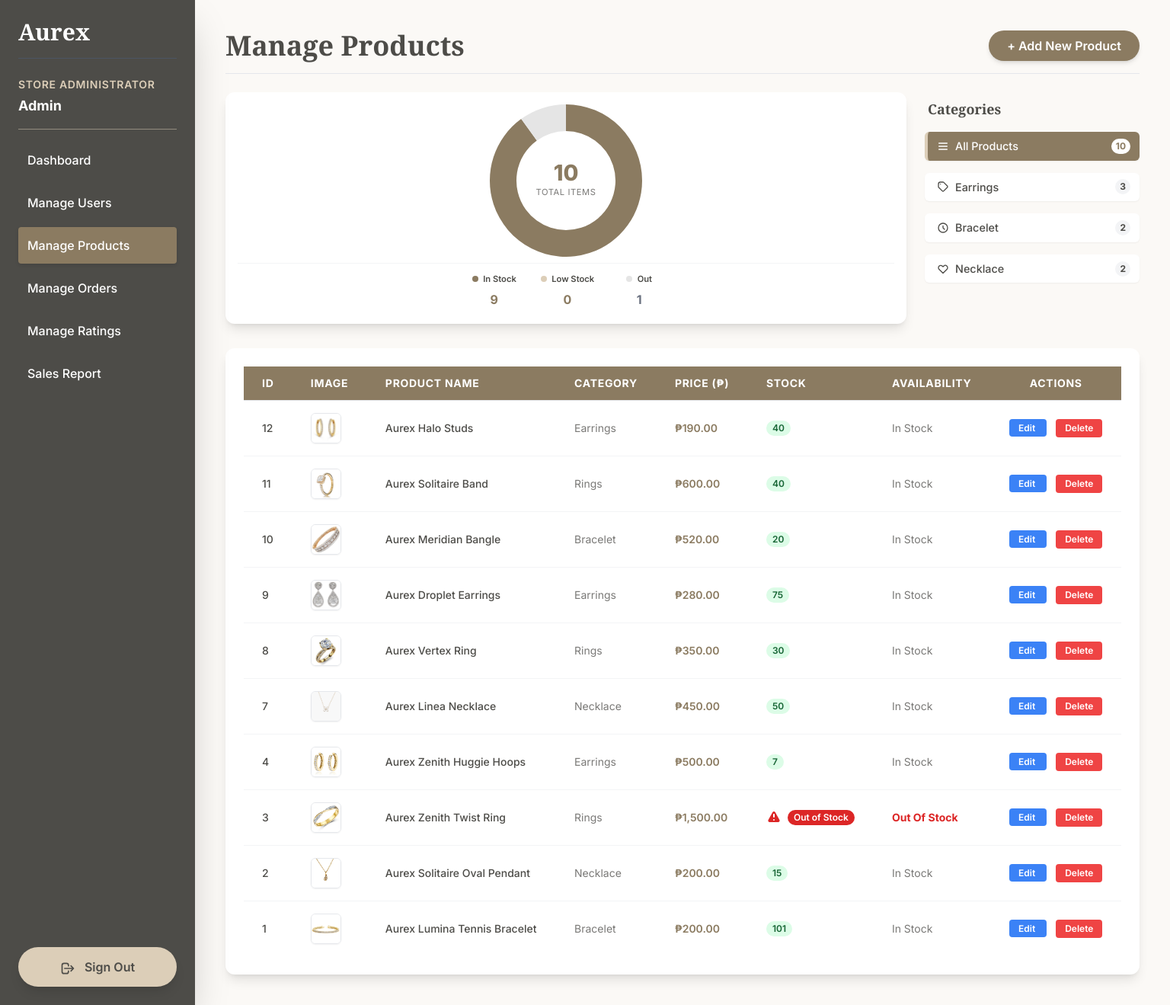
The app's page /manage_products.php (signed in) with its own data.
### tables this page shows
CREATE TABLE `user` (
  `User_ID` int(11) NOT NULL,
  `Name` varchar(255) NOT NULL,
  `Email` varchar(255) NOT NULL,
  `Password` varchar(255) DEFAULT NULL,
  `Phone` int(11) DEFAULT NULL,
  `Address` varchar(255) DEFAULT NULL,
  `Profile_Picture` varchar(255) DEFAULT NULL,
  `Role` varchar(255) NOT NULL,
  `Is_Logged_In` tinyint(1) NOT NULL DEFAULT 0,
  `user_secret_key` varchar(255) DEFAULT NULL,
  `last_2fa_verification` datetime DEFAULT NULL,
  `google_id` varchar(255) DEFAULT NULL
);

CREATE TABLE `product` (
  `Product_ID` int(11) NOT NULL,
  `Category_ID` int(11) NOT NULL,
  `Name` varchar(255) NOT NULL,
  `Description` varchar(255) NOT NULL,
  `Price` int(11) NOT NULL,
  `Stock` varchar(255) NOT NULL,
  `Availability` varchar(255) NOT NULL,
  `Images` varchar(255) NOT NULL,
  `Rating` varchar(255) NOT NULL,
  `Avg_Rating` decimal(3,2) DEFAULT 0.00,
  `Rating_Count` int(11) DEFAULT 0
);

CREATE TABLE `category` (
  `Category_ID` int(11) NOT NULL,
  `Category_Name` varchar(255) NOT NULL
);

### manage_products.php (the view, shortened to what this page needs)
<?php
require_once 'db_connect.php';
$user_id = $_SESSION['User_ID'];
$stmt = $pdo->prepare("SELECT Name, Role FROM user WHERE User_ID = :user_id");
$stmt->bindParam(':user_id', $user_id, PDO::PARAM_INT);
$stmt->execute();
$user = $stmt->fetch();
$userName = htmlspecialchars($user['Name'] ?? 'Admin');
$stmt_products = $pdo->prepare("
  SELECT
      p.Product_ID,
      p.Name AS ProductName,
      p.Description,
      p.Price,
      p.Stock,
      p.Availability,
      p.Images,
      c.Category_Name
  FROM product p
  JOIN category c ON p.Category_ID = c.Category_ID
  ORDER BY p.Product_ID DESC
");
$stmt_products->execute();
$products = $stmt_products->fetchAll();
$allProductsCount = count($products);
$earringsCount = count(array_filter($products, function ($p) {
    return strtolower($p['Category_Name']) === 'earrings';
}));
$braceletCount = count(array_filter($products, function ($p) {
    return strtolower($p['Category_Name']) === 'bracelet';
}));
$necklaceCount = count(array_filter($products, function ($p) {
    return strtolower($p['Category_Name']) === 'necklace';
}));
$inStockCount = 0;
$lowStockCount = 0;
$outOfStockCount = 0;
foreach ($products as $p) {
    if ($p['Stock'] > 5) {
        $inStockCount++;
    } elseif ($p['Stock'] > 0 && $p['Stock'] <= 5) {
        $lowStockCount++;
    } else {
        $outOfStockCount++;
    }
}
?>
<!DOCTYPE html>
<html lang="en">
<head>
    <script src="https://cdn.tailwindcss.com"></script>
</head>
<body class="flex antialiased">
    <div class="w-64 admin-sidebar h-screen p-6 fixed flex flex-col shadow-2xl z-20">
        <h1 class="font-serif text-white text-3xl font-bold mb-6 border-b border-gray-600 pb-4">Aurex</h1>
        <div class="text-white mb-4 border-b border-teal-light/50 pb-4">
            <p class="font-semibold text-sm text-teal-light uppercase tracking-wider">Store Administrator</p>
            <p class="text-lg font-bold text-white mt-1"><?= $userName ?></p>
        </div>
        <ul class="space-y-2 flex-grow">
            <li><a href="admin_dashboard.php"
                    class="block p-3 rounded text-white hover:bg-brand-teal hover:shadow-md transition-all">
                    <span class="font-medium">Dashboard</span>
                </a></li>
            <li><a href="manage_users.php"
                    class="block p-3 rounded text-white hover:bg-brand-teal hover:shadow-md transition-all">
                    <span class="font-medium">Manage Users</span>
                </a></li>
            <li><a href="manage_products.php" class="block p-3 rounded text-white nav-active transition-all">
                    <span class="font-medium">Manage Products</span>
                </a></li>
            <li><a href="manage_orders.php"
                    class="block p-3 rounded text-white hover:bg-brand-teal hover:shadow-md transition-all">
                    <span class="font-medium">Manage Orders</span>
                </a></li>
            <li><a href="manage_ratings.php"
                    class="block p-3 rounded text-white hover:bg-brand-teal hover:shadow-md transition-all">
                    <span class="font-medium">Manage Ratings</span>
                </a></li>
            <li><a href="manage_report.php"
                    class="block p-3 rounded text-white hover:bg-brand-teal hover:shadow-md transition-all">
                    <span class="font-medium">Sales Report</span>
                </a></li>
        </ul>
        <a href="logout.php" class="mt-auto block w-full text-center p-3 rounded-full logout-btn shadow-lg">
            <svg class="w-5 h-5 inline-block mr-2" fill="none" stroke="currentColor" viewBox="0 0 24 24"
                xmlns="http://www.w3.org/2000/svg">
                <path stroke-linecap="round" stroke-linejoin="round" stroke-width="2"
                    d="M17 16l4-4m0 0l-4-4m4 4H7m6 4v1a3 3 0 01-3 3H6a3 3 0 01-3-3V7a3 3 0 013-3h4a3 3 0 013 3v1">
                </path>
            </svg>
            Sign Out
        </a>
    </div>
    <div class="flex-1 ml-64 p-10">
        <div class="flex justify-between items-center mb-6 border-b border-gray-200 pb-4">
            <h2 class="font-serif text-4xl font-bold text-brand-dark">Manage Products</h2>
            <a href="edit_product.php"
                class="bg-brand-teal text-white px-6 py-2 rounded-full font-semibold hover:bg-opacity-90 transition-colors shadow-md">
                + Add New Product
            </a>
        </div>
        <div class="grid grid-cols-1 md:grid-cols-12 gap-6 mb-8 items-start">
            <div class="md:col-span-9 bg-white p-4 rounded-xl shadow-lg">
                <div class="chart-wrapper">
                    <canvas id="stockPieChart"></canvas>
                    <div class="chart-center-text">
                        <div class="chart-number" id="chartNumber"><?= $allProductsCount ?></div>
                        <div class="chart-label" id="chartLabel">Total Items</div>
                    </div>
                </div>
                <div class="chart-legend">
                    <div class="legend-item" onclick="resetFilter()">
                        <div class="legend-header">
                            <div class="legend-dot" style="background-color: #8B7B61;"></div>
                            <span>In Stock</span>
                        </div>
                        <div class="legend-value text-brand-teal"><?= $inStockCount ?></div>
                    </div>
                    <div class="legend-item" onclick="resetFilter()">
                        <div class="legend-header">
                            <div class="legend-dot" style="background-color: #DCCEB8;"></div>
                            <span>Low Stock</span>
                        </div>
                        <div class="legend-value text-brand-teal"><?= $lowStockCount ?></div>
                    </div>
                    <div class="legend-item" onclick="resetFilter()">
                        <div class="legend-header">
                            <div class="legend-dot" style="background-color: #E5E5E5;"></div>
                            <span>Out</span>
                        </div>
                        <div class="legend-value text-gray-500"><?= $outOfStockCount ?></div>
                    </div>
                </div>
            </div>
            <div class="md:col-span-3 flex flex-col gap-2 pt-2">
                <h3 class="font-serif text-lg font-bold text-brand-dark mb-2 px-1">Categories</h3>
                <div class="filter-item active" data-filter="all">
                    <div class="flex items-center gap-2">
                        <svg xmlns="http://www.w3.org/2000/svg" class="h-4 w-4 text-current" fill="none"
                            viewBox="0 0 24 24" stroke="currentColor">
                            <path stroke-linecap="round" stroke-linejoin="round" stroke-width="2"
                                d="M4 6h16M4 12h16M4 18h16" />
                        </svg>
                        <span class="filter-text">All Products</span>
                    </div>
                    <span class="count-badge"><?= $allProductsCount ?></span>
                </div>
                <div class="filter-item" data-filter="earrings">
                    <div class="flex items-center gap-2">
                        <span class="filter-text">Earrings</span>
                    </div>
                    <span class="count-badge"><?= $earringsCount ?></span>
                </div>
                <div class="filter-item" data-filter="bracelet">
                    <div class="flex items-center gap-2">
                        <svg xmlns="http://www.w3.org/2000/svg" class="h-4 w-4 text-current" fill="none"
                            viewBox="0 0 24 24" stroke="currentColor">
                            <path stroke-linecap="round" stroke-linejoin="round" stroke-width="2"
                                d="M12 8v4l3 3m6-3a9 9 0 11-18 0 9 9 0 0118 0z" />
                        </svg>
                        <span class="filter-text">Bracelet</span>
                    </div>
                    <span class="count-badge"><?= $braceletCount ?></span>
                </div>
                <div class="filter-item" data-filter="necklace">
                    <div class="flex items-center gap-2">
                        <span class="filter-text">Necklace</span>
                    </div>
                    <span class="count-badge"><?= $necklaceCount ?></span>
                </div>
            </div>
        </div>
        <div class="bg-white p-6 rounded-xl shadow-lg overflow-x-auto">
            <table class="min-w-full divide-y divide-gray-200">
                <thead class="table-header">
                    <tr>
                        <th class="px-6 py-3 text-left text-sm uppercase tracking-wider">ID</th>
                        <th class="px-6 py-3 text-left text-sm uppercase tracking-wider">Image</th>
                        <th class="px-6 py-3 text-left text-sm uppercase tracking-wider">Product Name</th>
                        <th class="px-6 py-3 text-left text-sm uppercase tracking-wider">Category</th>
                        <th class="px-6 py-3 text-left text-sm uppercase tracking-wider">Price (₱)</th>
                        <th class="px-6 py-3 text-left text-sm uppercase tracking-wider">Stock</th>
                        <th class="px-6 py-3 text-left text-sm uppercase tracking-wider">Availability</th>
                        <th class="px-6 py-3 text-center text-sm uppercase tracking-wider">Actions</th>
                    </tr>
                </thead>
                <tbody class="bg-white divide-y divide-gray-100" id="productTableBody">
                    <?php if (empty($products)): ?>
                        <tr>
                            <td colspan="8" class="px-6 py-10 text-center text-brand-subtext text-lg">No products found in
                                the catalog. Start by adding a new one!</td>
                        </tr>
                    <?php else: ?>
                        <?php foreach ($products as $product): ?>
                            <?php
                            $stockClass = '';
                            $stockLabel = htmlspecialchars($product['Stock']);
                            $stockTextClass = 'text-brand-subtext';
                            $rowClass = '';
                            if ($product['Stock'] > 5) {
                                $stockClass = 'bg-green-100 text-green-800';
                            } elseif ($product['Stock'] > 0 && $product['Stock'] <= 5) {
                                $stockClass = 'bg-yellow-100 text-yellow-800';
                            } else {
                                $stockClass = 'bg-red-600 text-white';
                                $stockLabel = 'Out of Stock';
                                $rowClass = 'row-out-of-stock animate-pulse-red-strong';
                                $stockTextClass = 'text-red-700 font-bold';
                            }
                            $product_image_url = !empty($product['Images']) ? htmlspecialchars($product['Images']) : 'https://placehold.co/50x50/F3F4F6/3A3A3A?text=No+Img';
                            ?>
                            <tr data-category="<?= strtolower(htmlspecialchars($product['Category_Name'])) ?>"
                                data-stock="<?= htmlspecialchars($product['Stock']) ?>" class="<?= $rowClass ?>">
                                <td class="px-6 py-4 whitespace-nowrap text-sm font-medium text-brand-dark">
                                    <?= htmlspecialchars($product['Product_ID']) ?></td>
                                <td class="px-6 py-4 whitespace-nowrap">
                                    <img src="<?= $product_image_url ?>" alt="<?= htmlspecialchars($product['ProductName']) ?>"
                                        class="h-10 w-10 rounded-md object-cover shadow-sm border border-gray-200">
                                </td>
                                <td class="px-6 py-4 whitespace-nowrap text-sm font-medium text-brand-dark">
                                    <?= htmlspecialchars($product['ProductName']) ?></td>
                                <td class="px-6 py-4 whitespace-nowrap text-sm text-brand-subtext">
                                    <?= htmlspecialchars($product['Category_Name']) ?></td>
                                <td class="px-6 py-4 whitespace-nowrap text-sm font-semibold text-brand-teal">
                                    ₱<?= number_format($product['Price'], 2) ?></td>
                                <td class="px-6 py-4 whitespace-nowrap text-sm <?= $stockTextClass ?>">
                                    <div class="flex items-center gap-2">
                                        <span
                                            class="px-2 inline-flex text-xs leading-5 font-semibold rounded-full <?= $stockClass ?>">
                                            <?= $stockLabel ?>
                                        </span>
                                    </div>
                                </td>
                                <td
                                    class="px-6 py-4 whitespace-nowrap text-sm text-brand-subtext capitalize <?= ($product['Stock'] == 0) ? 'text-red-600 font-bold' : '' ?>">
                                    <?= htmlspecialchars($product['Availability']) ?>
                                </td>
                                <td class="px-6 py-4 whitespace-nowrap text-center text-sm font-medium space-x-3">
                                    <a href="edit_product.php?id=<?= $product['Product_ID'] ?>"
                                        class="px-3 py-1 bg-blue-500 text-white rounded text-xs font-semibold hover:bg-blue-600 transition-colors">
                                        Edit
                                    </a>
                                    <button
                                        class="delete-product-btn px-3 py-1 bg-red-500 text-white rounded text-xs font-semibold hover:bg-red-600 transition-colors"
                                        data-product-id="<?= $product['Product_ID'] ?>"
                                        data-product-name="<?= htmlspecialchars($product['ProductName']) ?>">
                                        Delete
                                    </button>
                                </td>
                            </tr>
                        <?php endforeach; ?>
                    <?php endif; ?>
                </tbody>
            </table>
        </div>
    </div>
</body>
</html>

### records on screen
user: Name "Admin"
product: Product_ID "12", Images (picture), Name "Aurex Halo Studs", Category_ID.Category_Name "Earrings", Price "190.00", Stock "40", Availability "In Stock"
product: Product_ID "11", Images (picture), Name "Aurex Solitaire Band", Category_ID.Category_Name "Rings", Price "600.00", Stock "40", Availability "In Stock"
product: Product_ID "10", Images (picture), Name "Aurex Meridian Bangle", Category_ID.Category_Name "Bracelet", Price "520.00", Stock "20", Availability "In Stock"
product: Product_ID "9", Images (picture), Name "Aurex Droplet Earrings", Category_ID.Category_Name "Earrings", Price "280.00", Stock "75", Availability "In Stock"
product: Product_ID "8", Images (picture), Name "Aurex Vertex Ring", Category_ID.Category_Name "Rings", Price "350.00", Stock "30", Availability "In Stock"
product: Product_ID "7", Images (picture), Name "Aurex Linea Necklace", Category_ID.Category_Name "Necklace", Price "450.00", Stock "50", Availability "In Stock"
product: Product_ID "4", Images (picture), Name "Aurex Zenith Huggie Hoops", Category_ID.Category_Name "Earrings", Price "500.00", Stock "7", Availability "In Stock"
product: Product_ID "3", Images (picture), Name "Aurex Zenith Twist Ring", Category_ID.Category_Name "Rings", Price "1,500.00", Stock "Out of Stock", Availability "Out Of Stock"
product: Product_ID "2", Images (picture), Name "Aurex Solitaire Oval Pendant", Category_ID.Category_Name "Necklace", Price "200.00", Stock "15", Availability "In Stock"
product: Product_ID "1", Images (picture), Name "Aurex Lumina Tennis Bracelet", Category_ID.Category_Name "Bracelet", Price "200.00", Stock "101", Availability "In Stock"

### other values on screen
$inStockCount "9"
$lowStockCount "0"
$outOfStockCount "1"
$allProductsCount "10"
$earringsCount "3"
$braceletCount "2"
$necklaceCount "2"
chart data {{ $inStockCount }} 9
chart data {{ $lowStockCount }} 0
chart data {{ $outOfStockCount }} 1
